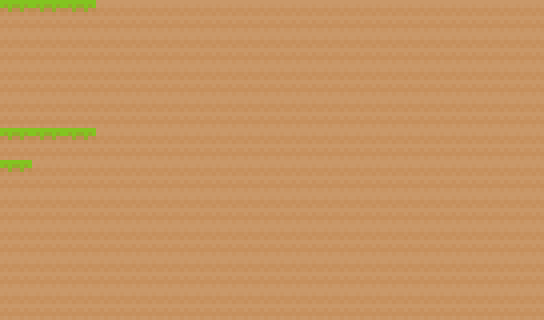
#> input picture crates/lobby/assets/map/resources/coral.png, 544 x 320 px
$ python -i pixellab.py   (imports and definitions only)
#> lines starting #> are read from the running program, lines starting #| are printed output that depends on the picture
#> further down, picture is the input picture: PIL image 544x320 RGBA; mean R, G, B, A 198.7, 148.7, 98.6, 255
"""PixelLab client — native-resolution pixel art, not fake 1024px pixels.

Auth: PIXELLAB_SECRET / PIXELAB_SECRET / PIXELLAB_API_KEY (see pixellab_auth).
Docs: https://api.pixellab.ai/v2/llms.txt

Do not commit the secret. Pass it as an env var for the generate run.
"""

from __future__ import annotations

import base64
import io
import json
import os
import time
import urllib.error
import urllib.request
from pathlib import Path
from typing import Any

import pixellab_auth
from PIL import Image

API = "https://api.pixellab.ai/v2"
CELL = 32

ANIMS = ["idle", "walk", "jump", "fall", "attack", "smash", "hurt", "shield"]

# One action per strip. A whole fighting sheet in one prompt drifts.
ACTIONS = {
    "idle": "idle breathing in place, tiny bob, feet planted, looping, side view facing right",
    "walk": "walk cycle, four frames, feet on the ground, arms swinging, side view facing right",
    "jump": "jumping upward, knees tucked, arms up, side view facing right",
    "fall": "falling downward, arms out, legs down, side view facing right",
    "attack": "punching forward, arm extending then recovering, side view facing right",
    "smash": "powerful smash attack, big forward swing, side view facing right",
    "hurt": "hit stun, knocked slightly back, wincing, still facing right",
    "shield": "blocking, both arms in front, slight crouch, side view facing right",
}


class PixelLabError(RuntimeError):
    pass


# [5 lines left out: function _secret, not called in this run]


def _decode_png(b64: str) -> Image.Image:
    raw = b64.split(",", 1)[-1]
    return Image.open(io.BytesIO(base64.b64decode(raw))).convert("RGBA")


# [24 lines left out: functions _encode_png, _request, not called in this run]


def balance() -> dict:
    return _request("GET", "/balance", timeout=30)


def crunch_palette(im: Image.Image, thresh: int = 14) -> Image.Image:
    """Merge near-duplicate colors. The 32×32 grid stays 32×32."""
    im = im.convert("RGBA")
    px = im.load()
    w, h = im.size
    reps: list[tuple[int, int, int, int]] = []
    out = Image.new("RGBA", (w, h), (0, 0, 0, 0))
    opx = out.load()
    for y in range(h):
        for x in range(w):
            c = px[x, y]
            if c[3] < 16:
                continue
            chosen = None
            for r in reps:
                if abs(r[0] - c[0]) + abs(r[1] - c[1]) + abs(r[2] - c[2]) <= thresh:
                    chosen = r
                    break
            if chosen is None:
                chosen = (c[0], c[1], c[2], 255)
                reps.append(chosen)
            opx[x, y] = chosen
    return out


def fit_cell(im: Image.Image, cell: int = CELL) -> Image.Image:
    """Keep native pixels. Center on a cell; plant feet near the bottom."""
#> called with cell = 32
    im = im.convert("RGBA")
    if im.size != (cell, cell):
        alpha = im.split()[-1]
#> alpha: PIL image 544x320 L; every value is 255
        bbox = alpha.getbbox()
#> bbox = (0, 0, 544, 320)
        if bbox:
            im = im.crop(bbox)
        w, h = im.size
#> w = 544; h = 320
        if w > cell or h > cell:
            scale = min(cell / w, cell / h)
#> scale = 0.0588
            nw, nh = max(1, int(w * scale)), max(1, int(h * scale))
#> nw = 32; nh = 18
            im = im.resize((nw, nh), Image.NEAREST)
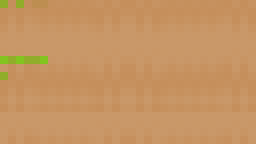
#> im: PIL image 32x18 RGBA (shown 8 times larger); mean R, G, B, A 198.6, 148.8, 98.5, 255
            w, h = im.size
#> w = 32; h = 18
        out = Image.new("RGBA", (cell, cell), (0, 0, 0, 0))
#> out: PIL image 32x32 RGBA; every value is 0
        x = (cell - w) // 2
#> x = 0
        y = max(0, cell - h - 1)
#> y = 13
        out.paste(im, (x, y), im)
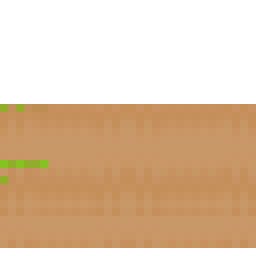
#> out: PIL image 32x32 RGBA (shown 8 times larger); mean R, G, B, A 111.7, 83.7, 55.4, 143.4; transparent parts drawn white
        im = out
    return crunch_palette(im)
#> after the loop in crunch_palette, `for y in range(h):`: reps = [(145, 173, 42, 255), (197, 143, 92, 255), (189, 142, 81, 255), (200, 149, 100, 255), (131, 196, 32, 255)]


# [221 lines left out: functions _images_from, create_pixen, animate_v1, animate_v3, animate, _pad4 and 5 more, not called in this run]

>>> from PIL import Image
>>> picture = Image.open('../../assets/map/resources/coral.png')
>>> result = fit_cell(picture)
